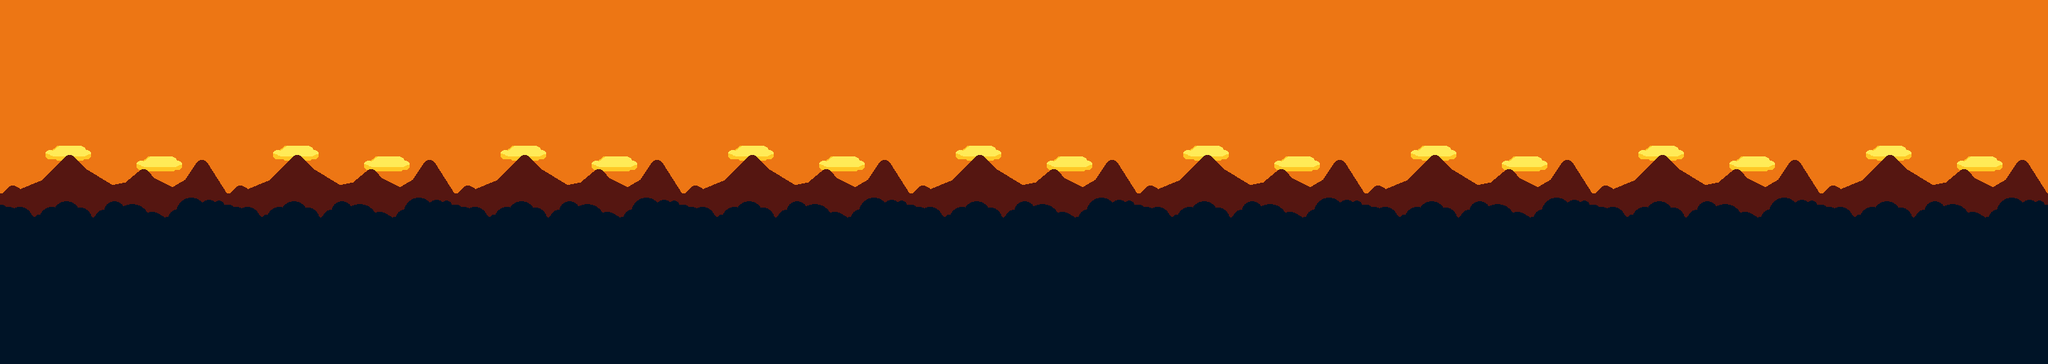

This game map was drawn from its Tiled (.tmx) file and the tilesets committed beside it. A one-line description and the full map source follow:
An orthogonal 90x16 tile map with 32x32 px tiles, 2 tile layers (Tile Layer 2, Tile Layer 1), 2 tilesets.

<map version="1.10" tiledversion="1.10.1" orientation="orthogonal" renderorder="right-down" width="90" height="16" tilewidth="32" tileheight="32" infinite="0" nextlayerid="4" nextobjectid="1">
 <tileset firstgid="1" source="ville.tsx" />
 <tileset firstgid="61" source="Ground.tsx" />
 <layer id="3" name="Tile Layer 2" width="90" height="16">
  <data encoding="csv">
0,0,0,0,0,0,0,0,0,0,0,0,0,0,0,0,0,0,0,0,0,0,0,0,0,0,0,0,0,0,0,0,0,0,0,0,0,0,0,0,0,0,0,0,0,0,0,0,0,0,0,0,0,0,0,0,0,0,0,0,0,0,0,0,0,0,0,0,0,0,0,0,0,0,0,0,0,0,0,0,0,0,0,0,0,0,0,0,0,0,
0,0,0,0,0,0,0,0,0,0,0,0,0,0,0,0,0,0,0,0,0,0,0,0,0,0,0,0,0,0,0,0,0,0,0,0,0,0,0,0,0,0,0,0,0,0,0,0,0,0,0,0,0,0,0,0,0,0,0,0,0,0,0,0,0,0,0,0,0,0,0,0,0,0,0,0,0,0,0,0,0,0,0,0,0,0,0,0,0,0,
0,0,0,0,0,0,0,0,0,0,0,0,0,0,0,0,0,0,0,0,0,0,0,0,0,0,0,0,0,0,0,0,0,0,0,0,0,0,0,0,0,0,0,0,0,0,0,0,0,0,0,0,0,0,0,0,0,0,0,0,0,0,0,0,0,0,0,0,0,0,0,0,0,0,0,0,0,0,0,0,0,0,0,0,0,0,0,0,0,0,
0,0,0,0,0,0,0,0,0,0,0,0,0,0,0,0,0,0,0,0,0,0,0,0,0,0,0,0,0,0,0,0,0,0,0,0,0,0,0,0,0,0,0,0,0,0,0,0,0,0,0,0,0,0,0,0,0,0,0,0,0,0,0,0,0,0,0,0,0,0,0,0,0,0,0,0,0,0,0,0,0,0,0,0,0,0,0,0,0,0,
0,0,0,0,0,0,0,0,0,0,0,0,0,0,0,0,0,0,0,0,0,0,0,0,0,0,0,0,0,0,0,0,0,0,0,0,0,0,0,0,0,0,0,0,0,0,0,0,0,0,0,0,0,0,0,0,0,0,0,0,0,0,0,0,0,0,0,0,0,0,0,0,0,0,0,0,0,0,0,0,0,0,0,0,0,0,0,0,0,0,
0,0,0,0,0,0,0,0,0,0,0,0,0,0,0,0,0,0,0,0,0,0,0,0,0,0,0,0,0,0,0,0,0,0,0,0,0,0,0,0,0,0,0,0,0,0,0,0,0,0,0,0,0,0,0,0,0,0,0,0,0,0,0,0,0,0,0,0,0,0,0,0,0,0,0,0,0,0,0,0,0,0,0,0,0,0,0,0,0,0,
0,0,0,0,0,0,0,0,0,0,0,0,0,0,0,0,0,0,0,0,0,0,0,65,0,0,0,0,0,0,0,0,0,0,0,0,0,0,0,0,0,0,0,0,0,0,0,0,0,0,0,0,0,0,0,0,0,0,0,0,0,0,0,0,0,0,0,0,0,0,0,0,0,0,0,0,0,0,0,0,0,0,0,0,0,0,0,0,0,0,
0,0,0,0,0,0,0,0,0,0,0,0,0,0,0,0,0,0,0,0,0,0,0,76,0,0,0,0,0,0,0,0,0,0,0,0,0,0,0,0,0,0,0,0,0,0,0,0,0,0,0,0,0,0,0,0,0,0,0,0,0,0,0,0,0,0,0,0,0,0,0,0,0,0,0,0,0,0,0,0,0,0,0,0,0,0,0,0,0,0,
0,0,0,0,0,0,0,0,0,0,0,0,0,0,0,0,0,0,0,0,0,0,0,0,0,0,0,0,0,0,0,0,0,0,0,0,0,0,0,0,0,0,0,0,0,0,0,0,0,0,0,0,0,0,0,0,0,0,0,0,0,0,0,0,0,0,0,0,0,0,0,0,0,0,0,0,0,0,0,0,0,0,0,0,0,0,0,0,0,0,
0,0,0,0,0,0,0,0,0,0,0,0,0,0,0,0,0,0,0,0,0,0,0,0,0,0,0,0,0,0,0,0,0,0,0,0,0,0,0,0,0,0,0,0,0,0,0,0,0,0,0,0,0,0,0,0,0,0,0,0,0,0,0,0,0,0,0,0,0,0,0,0,0,0,0,0,0,0,0,0,0,0,0,0,0,0,0,0,0,0,
0,0,0,0,0,0,0,0,0,0,0,0,0,0,0,0,0,0,0,0,0,0,0,0,0,0,0,0,0,0,0,0,0,0,0,0,0,0,0,0,0,0,0,0,0,0,0,0,0,0,0,0,0,0,0,0,0,0,0,0,0,0,0,0,0,0,0,0,0,0,0,0,0,0,0,0,0,0,0,0,0,0,0,0,0,0,0,0,0,0,
65,65,65,65,0,0,0,0,0,0,0,0,0,0,0,0,0,0,0,0,0,0,0,0,0,65,0,0,0,0,0,0,0,0,0,0,0,0,0,0,0,0,0,0,0,0,0,0,0,0,0,0,0,0,0,0,0,0,0,0,0,0,0,0,0,0,0,0,0,0,0,0,0,0,0,0,0,0,0,0,0,0,0,0,0,0,0,0,0,0,
76,76,76,76,108,108,0,0,0,0,0,0,108,0,0,0,0,0,0,0,0,0,0,0,0,76,65,0,0,0,0,0,0,0,0,0,0,0,0,0,0,0,0,0,0,0,0,0,0,0,0,0,0,0,0,0,0,0,0,0,0,0,0,0,0,0,0,0,0,0,0,0,0,0,0,0,0,0,0,0,0,0,0,0,0,0,0,0,0,0,
108,108,108,108,119,119,108,108,0,0,0,0,119,0,108,0,0,0,0,0,0,0,0,0,0,0,76,150,150,150,150,150,150,150,0,0,0,0,0,0,0,0,0,0,0,0,0,0,0,0,0,0,0,0,0,0,0,0,0,0,0,0,0,0,0,0,0,0,0,0,0,0,0,0,0,0,0,0,0,0,0,0,0,0,0,0,0,0,0,0,
119,119,119,119,119,119,119,119,0,0,0,0,0,0,119,0,0,0,0,0,0,150,150,150,150,150,0,0,0,0,0,0,0,0,0,0,0,0,0,0,0,0,0,0,0,0,0,0,0,0,0,0,0,0,0,0,0,0,0,0,0,0,0,0,0,0,0,0,0,0,0,0,0,0,0,0,0,0,0,0,0,0,0,0,0,0,0,0,0,0,
0,0,0,0,0,0,0,0,0,0,0,0,0,0,0,0,0,0,0,0,0,0,0,0,0,0,0,0,0,0,0,0,0,0,0,0,0,0,0,0,0,0,0,0,0,0,0,0,0,0,0,0,0,0,0,0,0,0,0,0,0,0,0,0,0,0,0,0,0,0,0,0,0,0,0,0,0,0,0,0,0,0,0,0,0,0,0,0,0,0
</data>
 </layer>
 <layer id="1" name="Tile Layer 1" width="90" height="16">
  <data encoding="csv">
1,2,3,1,1,1,1,1,1,1,1,1,1,1,1,1,1,1,1,1,1,1,1,1,1,1,1,1,1,1,1,1,1,1,1,1,1,1,1,1,1,1,1,1,1,1,1,1,1,1,1,1,1,1,1,1,1,1,1,1,1,1,1,1,1,1,1,1,1,1,1,1,1,1,1,1,1,1,1,1,1,1,1,1,2,3,4,5,6,7,
1,1,1,2,3,4,5,6,7,8,9,10,10,10,10,10,10,10,10,10,10,10,10,10,10,10,10,10,10,10,10,10,10,10,10,10,10,10,10,10,10,10,10,10,10,10,10,10,10,10,10,10,10,10,10,10,10,10,10,10,10,10,10,10,10,10,10,10,10,10,10,10,10,10,10,10,10,10,10,10,10,10,10,10,10,10,10,10,10,10,
1,2,3,4,5,1,2,3,4,5,6,7,8,9,10,10,10,10,10,10,10,10,10,10,1,1,1,1,1,1,1,1,1,1,1,1,1,1,1,1,1,1,1,1,1,1,1,1,1,1,1,1,1,1,1,1,1,1,1,1,1,1,1,1,1,1,1,1,1,1,1,1,1,1,1,1,1,1,1,1,1,1,2,3,4,5,6,7,8,9,
1,2,3,4,5,1,1,1,1,1,1,1,1,1,1,1,1,1,1,1,1,1,1,1,2,3,4,5,6,7,1,1,1,1,1,1,1,1,1,1,1,1,1,1,1,1,1,1,1,1,1,1,1,1,1,1,1,1,1,1,1,1,1,1,1,1,1,1,1,1,1,1,1,1,1,2,3,4,5,6,7,8,9,10,4,5,6,7,8,9,
1,1,1,1,1,1,1,1,1,1,1,1,1,1,2,3,4,5,6,7,8,9,1,2,3,4,5,6,1,1,2,3,4,5,6,7,8,9,10,10,10,10,10,10,10,10,10,10,10,10,10,10,10,10,10,10,10,10,10,10,10,10,10,10,10,10,10,10,10,10,10,10,10,10,10,10,10,10,10,10,10,10,10,10,10,10,10,10,10,10,
1,2,3,4,5,6,7,8,9,10,1,2,3,4,5,6,7,8,9,10,1,2,3,4,5,6,7,8,9,10,1,2,3,4,5,6,7,8,9,10,1,2,3,4,5,6,7,8,9,10,1,2,3,4,5,6,7,8,9,10,1,2,3,4,5,6,7,8,9,10,1,2,3,4,5,6,7,8,9,10,1,2,3,4,5,6,7,8,9,10,
11,12,13,14,15,16,17,18,19,20,11,12,13,14,15,16,17,18,19,20,11,12,13,14,15,16,17,18,19,20,11,12,13,14,15,16,17,18,19,20,11,12,13,14,15,16,17,18,19,20,11,12,13,14,15,16,17,18,19,20,11,12,13,14,15,16,17,18,19,20,11,12,13,14,15,16,17,18,19,20,11,12,13,14,15,16,17,18,19,20,
21,22,23,24,25,26,27,28,29,30,21,22,23,24,25,26,27,28,29,30,21,22,23,24,25,26,27,28,29,30,21,22,23,24,25,26,27,28,29,30,21,22,23,24,25,26,27,28,29,30,21,22,23,24,25,26,27,28,29,30,21,22,23,24,25,26,27,28,29,30,21,22,23,24,25,26,27,28,29,30,21,22,23,24,25,26,27,28,29,30,
31,32,33,34,35,36,37,38,39,40,31,32,33,34,35,36,37,38,39,40,31,32,33,34,35,36,37,38,39,40,31,32,33,34,35,36,37,38,39,40,31,32,33,34,35,36,37,38,39,40,31,32,33,34,35,36,37,38,39,40,31,32,33,34,35,36,37,38,39,40,31,32,33,34,35,36,37,38,39,40,31,32,33,34,35,36,37,38,39,40,
41,42,43,44,45,46,47,48,49,50,41,42,43,44,45,46,47,48,49,50,41,42,43,44,45,46,47,48,49,50,41,42,43,44,45,46,47,48,49,50,41,42,43,44,45,46,47,48,49,50,41,42,43,44,45,46,47,48,49,50,41,42,43,44,45,46,47,48,49,50,41,42,43,44,45,46,47,48,49,50,41,42,43,44,45,46,47,48,49,50,
51,52,53,54,55,56,57,58,59,60,51,52,53,54,55,56,57,58,59,60,51,52,53,54,55,56,57,58,59,60,51,52,53,54,55,56,57,58,59,60,51,52,53,54,55,56,57,58,59,51,51,51,51,51,51,51,51,51,51,51,51,51,51,51,51,52,53,54,55,56,57,58,59,60,55,56,57,58,59,60,51,52,53,54,55,56,57,58,59,60,
51,51,51,51,51,51,51,51,51,51,51,51,51,51,51,51,51,51,51,51,51,51,51,51,51,51,51,51,51,51,51,51,51,51,51,51,51,51,51,51,51,51,51,51,51,51,51,51,51,52,53,54,55,56,51,51,51,51,51,51,51,51,51,51,51,51,51,51,51,51,51,51,51,51,51,51,51,51,51,51,51,51,52,53,54,55,56,57,58,59,
52,53,54,55,56,57,58,59,60,60,60,60,60,60,60,60,60,60,60,60,60,51,51,51,52,53,54,55,56,57,58,59,60,60,60,60,60,60,60,60,60,60,60,60,60,60,60,60,60,60,60,60,60,60,60,60,60,60,60,60,52,53,54,55,56,57,58,59,60,60,51,52,53,54,55,56,57,58,59,60,51,52,53,54,55,56,57,58,59,60,
51,51,51,51,51,51,51,51,51,51,51,51,51,51,51,51,51,51,51,51,51,52,53,54,51,51,51,51,51,51,51,51,51,51,51,51,51,51,51,51,51,51,51,51,51,51,51,51,51,52,53,54,55,56,57,58,59,60,59,60,60,60,60,60,60,60,60,60,60,60,60,60,60,60,60,60,60,60,60,60,51,52,53,54,55,56,57,58,59,60,
51,52,53,54,55,56,57,58,59,60,60,60,60,60,60,60,60,60,60,51,51,51,51,51,51,51,51,51,51,51,51,51,51,51,51,51,52,53,54,55,56,57,58,59,60,60,60,60,60,51,51,51,51,51,51,51,51,51,51,51,51,51,51,51,52,53,54,55,56,57,58,59,60,60,55,56,57,58,59,60,52,53,54,55,56,57,58,59,60,60,
51,51,51,51,51,51,51,51,51,51,51,51,51,51,51,51,51,51,51,52,53,54,55,56,57,58,59,60,60,60,60,60,60,60,60,51,52,53,54,55,56,57,58,59,60,57,58,59,60,60,60,60,60,60,60,60,60,60,60,60,60,60,60,60,60,60,60,60,60,60,60,60,60,55,56,57,58,59,60,60,60,60,60,60,60,60,60,60,60,60
</data>
 </layer>
</map>
